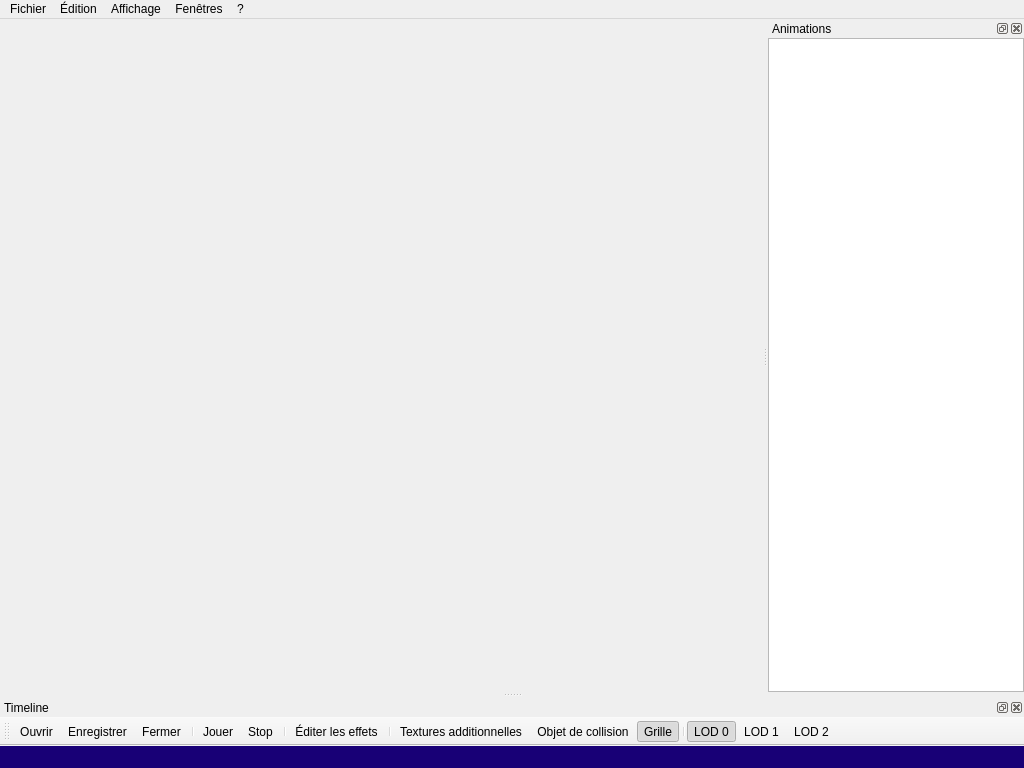
<?xml version="1.0" encoding="UTF-8"?>
<ui version="4.0">
 <class>MainFrameClass</class>
 <widget class="QMainWindow" name="MainFrameClass">
  <property name="geometry">
   <rect>
    <x>0</x>
    <y>0</y>
    <width>1024</width>
    <height>768</height>
   </rect>
  </property>
  <property name="minimumSize">
   <size>
    <width>400</width>
    <height>300</height>
   </size>
  </property>
  <property name="acceptDrops">
   <bool>true</bool>
  </property>
  <property name="windowTitle">
   <string>ModelEditor</string>
  </property>
  <property name="windowIcon">
   <iconset resource="MainFrame.qrc">
    <normaloff>:/MainFrame/ModelEditor.png</normaloff>:/MainFrame/ModelEditor.png</iconset>
  </property>
  <widget class="QWidget" name="centralWidget"/>
  <widget class="QMenuBar" name="menuBar">
   <property name="geometry">
    <rect>
     <x>0</x>
     <y>0</y>
     <width>1024</width>
     <height>21</height>
    </rect>
   </property>
   <widget class="QMenu" name="menuFichier">
    <property name="title">
     <string>Fichier</string>
    </property>
    <addaction name="actionOuvrir"/>
    <addaction name="actionEnregistrer"/>
    <addaction name="actionFermer"/>
    <addaction name="separator"/>
    <addaction name="actionQuitter"/>
   </widget>
   <widget class="QMenu" name="menu_dition">
    <property name="title">
     <string>Édition</string>
    </property>
    <addaction name="action_diter_les_effets"/>
    <addaction name="separator"/>
    <addaction name="actionGuide_d_import"/>
   </widget>
   <widget class="QMenu" name="menuAffichage">
    <property name="title">
     <string>Affichage</string>
    </property>
    <widget class="QMenu" name="menuLangage">
     <property name="title">
      <string>Langage</string>
     </property>
     <addaction name="actionFran_ais"/>
     <addaction name="actionEnglish"/>
    </widget>
    <addaction name="actionGrille"/>
    <addaction name="actionCouleur_du_fond"/>
    <addaction name="separator"/>
    <addaction name="actionTextures_additionnelles"/>
    <addaction name="actionObjet_de_collision"/>
    <addaction name="separator"/>
    <addaction name="actionJouer"/>
    <addaction name="actionStop"/>
    <addaction name="separator"/>
    <addaction name="actionLOD_0"/>
    <addaction name="actionLOD_1"/>
    <addaction name="actionLOD_2"/>
    <addaction name="separator"/>
    <addaction name="menuLangage"/>
    <addaction name="actionPlein_cran"/>
   </widget>
   <widget class="QMenu" name="menu">
    <property name="title">
     <string>?</string>
    </property>
    <addaction name="action_propos"/>
    <addaction name="actionQt"/>
   </widget>
   <widget class="QMenu" name="menuFen_tres">
    <property name="title">
     <string>Fenêtres</string>
    </property>
   </widget>
   <addaction name="menuFichier"/>
   <addaction name="menu_dition"/>
   <addaction name="menuAffichage"/>
   <addaction name="menuFen_tres"/>
   <addaction name="menu"/>
  </widget>
  <widget class="QStatusBar" name="statusBar">
   <property name="styleSheet">
    <string notr="true">background-color: #180076;</string>
   </property>
  </widget>
  <widget class="QToolBar" name="mainToolBar">
   <property name="windowTitle">
    <string>Barre d'outils</string>
   </property>
   <attribute name="toolBarArea">
    <enum>BottomToolBarArea</enum>
   </attribute>
   <attribute name="toolBarBreak">
    <bool>false</bool>
   </attribute>
   <addaction name="actionOuvrir"/>
   <addaction name="actionEnregistrer"/>
   <addaction name="actionFermer"/>
   <addaction name="separator"/>
   <addaction name="actionJouer"/>
   <addaction name="actionStop"/>
   <addaction name="separator"/>
   <addaction name="action_diter_les_effets"/>
   <addaction name="separator"/>
   <addaction name="actionTextures_additionnelles"/>
   <addaction name="actionObjet_de_collision"/>
   <addaction name="actionGrille"/>
   <addaction name="separator"/>
   <addaction name="actionLOD_0"/>
   <addaction name="actionLOD_1"/>
   <addaction name="actionLOD_2"/>
  </widget>
  <widget class="QDockWidget" name="dockTimeline">
   <property name="allowedAreas">
    <set>Qt::BottomDockWidgetArea|Qt::TopDockWidgetArea</set>
   </property>
   <property name="windowTitle">
    <string>Timeline</string>
   </property>
   <attribute name="dockWidgetArea">
    <number>8</number>
   </attribute>
   <widget class="QWidget" name="dockWidgetContents"/>
  </widget>
  <widget class="QDockWidget" name="dockAnimations">
   <property name="allowedAreas">
    <set>Qt::LeftDockWidgetArea|Qt::RightDockWidgetArea</set>
   </property>
   <property name="windowTitle">
    <string>Animations</string>
   </property>
   <attribute name="dockWidgetArea">
    <number>2</number>
   </attribute>
   <widget class="QWidget" name="dockWidgetContents_2">
    <layout class="QHBoxLayout" name="horizontalLayout">
     <property name="spacing">
      <number>0</number>
     </property>
     <property name="leftMargin">
      <number>0</number>
     </property>
     <property name="topMargin">
      <number>0</number>
     </property>
     <property name="rightMargin">
      <number>0</number>
     </property>
     <property name="bottomMargin">
      <number>0</number>
     </property>
     <item>
      <widget class="QListView" name="motionList">
       <property name="maximumSize">
        <size>
         <width>16777215</width>
         <height>16777215</height>
        </size>
       </property>
       <property name="editTriggers">
        <set>QAbstractItemView::NoEditTriggers</set>
       </property>
       <property name="uniformItemSizes">
        <bool>true</bool>
       </property>
      </widget>
     </item>
    </layout>
   </widget>
  </widget>
  <action name="action_propos">
   <property name="icon">
    <iconset resource="MainFrame.qrc">
     <normaloff>:/MainFrame/Resources/app_about.png</normaloff>:/MainFrame/Resources/app_about.png</iconset>
   </property>
   <property name="text">
    <string>À propos</string>
   </property>
  </action>
  <action name="actionQt">
   <property name="icon">
    <iconset resource="MainFrame.qrc">
     <normaloff>:/MainFrame/Resources/app_about.png</normaloff>:/MainFrame/Resources/app_about.png</iconset>
   </property>
   <property name="text">
    <string>Qt</string>
   </property>
  </action>
  <action name="actionOuvrir">
   <property name="icon">
    <iconset resource="MainFrame.qrc">
     <normaloff>:/MainFrame/Resources/open_file.png</normaloff>:/MainFrame/Resources/open_file.png</iconset>
   </property>
   <property name="text">
    <string>Ouvrir</string>
   </property>
   <property name="shortcut">
    <string>Ctrl+O</string>
   </property>
  </action>
  <action name="actionFermer">
   <property name="icon">
    <iconset resource="MainFrame.qrc">
     <normaloff>:/MainFrame/Resources/close_file.png</normaloff>:/MainFrame/Resources/close_file.png</iconset>
   </property>
   <property name="text">
    <string>Fermer</string>
   </property>
   <property name="shortcut">
    <string>Ctrl+F</string>
   </property>
  </action>
  <action name="actionQuitter">
   <property name="icon">
    <iconset resource="MainFrame.qrc">
     <normaloff>:/MainFrame/Resources/app_exit.png</normaloff>:/MainFrame/Resources/app_exit.png</iconset>
   </property>
   <property name="text">
    <string>Quitter</string>
   </property>
   <property name="shortcut">
    <string>Ctrl+Q</string>
   </property>
  </action>
  <action name="action_diter_les_effets">
   <property name="icon">
    <iconset resource="MainFrame.qrc">
     <normaloff>:/MainFrame/Resources/settings.png</normaloff>:/MainFrame/Resources/settings.png</iconset>
   </property>
   <property name="text">
    <string>Éditer les effets</string>
   </property>
   <property name="shortcut">
    <string>Ctrl+E</string>
   </property>
  </action>
  <action name="actionGrille">
   <property name="checkable">
    <bool>true</bool>
   </property>
   <property name="checked">
    <bool>true</bool>
   </property>
   <property name="icon">
    <iconset resource="MainFrame.qrc">
     <normaloff>:/MainFrame/Resources/option_showGrid.png</normaloff>:/MainFrame/Resources/option_showGrid.png</iconset>
   </property>
   <property name="text">
    <string>Grille</string>
   </property>
  </action>
  <action name="actionTextures_additionnelles">
   <property name="icon">
    <iconset resource="MainFrame.qrc">
     <normaloff>:/MainFrame/Resources/edit_texture.png</normaloff>:/MainFrame/Resources/edit_texture.png</iconset>
   </property>
   <property name="text">
    <string>Textures additionnelles</string>
   </property>
  </action>
  <action name="actionJouer">
   <property name="checkable">
    <bool>true</bool>
   </property>
   <property name="icon">
    <iconset resource="MainFrame.qrc">
     <normaloff>:/MainFrame/Resources/play.png</normaloff>:/MainFrame/Resources/play.png</iconset>
   </property>
   <property name="text">
    <string>Jouer</string>
   </property>
   <property name="shortcut">
    <string>Space</string>
   </property>
  </action>
  <action name="actionStop">
   <property name="icon">
    <iconset resource="MainFrame.qrc">
     <normaloff>:/MainFrame/Resources/stop.png</normaloff>:/MainFrame/Resources/stop.png</iconset>
   </property>
   <property name="text">
    <string>Stop</string>
   </property>
  </action>
  <action name="actionLOD_0">
   <property name="checkable">
    <bool>true</bool>
   </property>
   <property name="checked">
    <bool>true</bool>
   </property>
   <property name="text">
    <string>LOD 0</string>
   </property>
  </action>
  <action name="actionLOD_1">
   <property name="checkable">
    <bool>true</bool>
   </property>
   <property name="text">
    <string>LOD 1</string>
   </property>
  </action>
  <action name="actionLOD_2">
   <property name="checkable">
    <bool>true</bool>
   </property>
   <property name="text">
    <string>LOD 2</string>
   </property>
  </action>
  <action name="actionEnregistrer">
   <property name="icon">
    <iconset resource="MainFrame.qrc">
     <normaloff>:/MainFrame/Resources/save_file_as.png</normaloff>:/MainFrame/Resources/save_file_as.png</iconset>
   </property>
   <property name="text">
    <string>Enregistrer</string>
   </property>
   <property name="shortcut">
    <string>Ctrl+S</string>
   </property>
  </action>
  <action name="actionGuide_d_import">
   <property name="icon">
    <iconset resource="MainFrame.qrc">
     <normaloff>:/MainFrame/Resources/app_about.png</normaloff>:/MainFrame/Resources/app_about.png</iconset>
   </property>
   <property name="text">
    <string>Guide d'import</string>
   </property>
  </action>
  <action name="actionPlein_cran">
   <property name="checkable">
    <bool>true</bool>
   </property>
   <property name="icon">
    <iconset resource="MainFrame.qrc">
     <normaloff>:/MainFrame/Resources/fullscreen.png</normaloff>:/MainFrame/Resources/fullscreen.png</iconset>
   </property>
   <property name="text">
    <string>Plein écran</string>
   </property>
   <property name="shortcut">
    <string>F11</string>
   </property>
  </action>
  <action name="actionCouleur_du_fond">
   <property name="icon">
    <iconset resource="MainFrame.qrc">
     <normaloff>:/MainFrame/Resources/option_backgroundColor.png</normaloff>:/MainFrame/Resources/option_backgroundColor.png</iconset>
   </property>
   <property name="text">
    <string>Couleur du fond</string>
   </property>
  </action>
  <action name="actionFran_ais">
   <property name="checkable">
    <bool>true</bool>
   </property>
   <property name="checked">
    <bool>true</bool>
   </property>
   <property name="icon">
    <iconset resource="MainFrame.qrc">
     <normaloff>:/MainFrame/Resources/language_french.png</normaloff>:/MainFrame/Resources/language_french.png</iconset>
   </property>
   <property name="text">
    <string>Français</string>
   </property>
  </action>
  <action name="actionEnglish">
   <property name="checkable">
    <bool>true</bool>
   </property>
   <property name="icon">
    <iconset resource="MainFrame.qrc">
     <normaloff>:/MainFrame/Resources/language_english.png</normaloff>:/MainFrame/Resources/language_english.png</iconset>
   </property>
   <property name="text">
    <string>English</string>
   </property>
  </action>
  <action name="actionObjet_de_collision">
   <property name="checkable">
    <bool>true</bool>
   </property>
   <property name="icon">
    <iconset resource="MainFrame.qrc">
     <normaloff>:/MainFrame/Resources/option_showCollision.png</normaloff>:/MainFrame/Resources/option_showCollision.png</iconset>
   </property>
   <property name="text">
    <string>Objet de collision</string>
   </property>
  </action>
 </widget>
 <layoutdefault spacing="6" margin="11"/>
 <resources>
  <include location="MainFrame.qrc"/>
 </resources>
 <connections>
  <connection>
   <sender>actionQuitter</sender>
   <signal>triggered()</signal>
   <receiver>MainFrameClass</receiver>
   <slot>close()</slot>
   <hints>
    <hint type="sourcelabel">
     <x>-1</x>
     <y>-1</y>
    </hint>
    <hint type="destinationlabel">
     <x>408</x>
     <y>275</y>
    </hint>
   </hints>
  </connection>
 </connections>
</ui>
